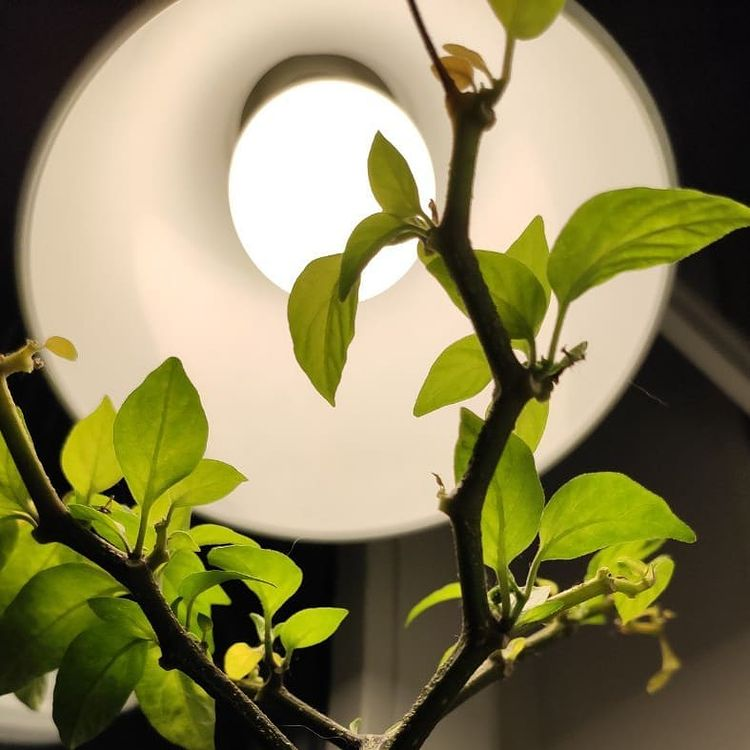
#> input picture images/image.jpg, 750 x 750 px, found by its file name
$ python filter_with_filename.py
#> lines starting #> are read from the running program, lines starting #| are printed output that depends on the picture
from PIL import Image
from numpy import array


def get_grayscale(x, y):
    """Рассчитать оттенок серого по полученным координатам
    :param x: x координата пикселя по оси абсцис
    :param y: y координата пикселя по оси ординат
    :return: оттенок серого

    >>> get_grayscale(0,0)
    4275
    >>> get_grayscale(1,0)
    4389
    >>> get_grayscale(25,25)
    5862
    >>> get_grayscale(540,540)
    10143
    """
    result = 0
    for step_x in range(x, min(x + width // mosaic_size, width)):
        for step_y in range(y, min(y + height // mosaic_size, height)):
            red = image_array[step_x][step_y][0]
            green = image_array[step_x][step_y][1]
            blue = image_array[step_x][step_y][2]
            result += (int(red) + int(green) + int(blue)) // 3
    return int(result // 100)


def append_grey_to_picture(x, y, greyscale):
    """Применить оттенок серого на картинке;
    :param x: текущий индекс по оси абсцисс
    :param y: текущий индекс по оси ординат
    :param greyscale: оттенок серого
    """
    for step_x in range(x, min(x + width // mosaic_size, width)):
        for step_y in range(y, min(y + height // mosaic_size, height)):
            image_array[step_x][step_y] = [int(greyscale // 50 * scale_step) * scale_step * 50] * 3


def create_grey_mosaic():
    """Превратить картинку в мозаику с серым фильтром"""
    i = 0
    while i < width - 1:
        j = 0
        while j < height - 1:
            append_grey_to_picture(i, j, get_grayscale(i, j))
            j = j + width // mosaic_size
        i = i + height // mosaic_size
    res = Image.fromarray(image_array)
    res.save(result_file)


source_file = "F:\\Прога\\filter-profiler\\images\\image.jpg"
result_file = "F:\\Прога\\filter-profiler\\images\\image_r.jpg"
image_array = array(Image.open(source_file))
#> image_array is the input picture: shape (750, 750, 3); mean R, G, B 136.4, 129.4, 87.9
width = len(image_array)
#> width = 750
height = len(image_array[1])
#> height = 750
mosaic_size = 10
scale_step = 1
create_grey_mosaic()
#> the loop in create_grey_mosaic, `while i < width - 1:` made 10 passes
#> i on passes 1 to 10: 75, 150, 225, 300, 375, 450, 525, 600, 675, 750
#> in create_grey_mosaic, `res = Image.fromarray(image_array)`:
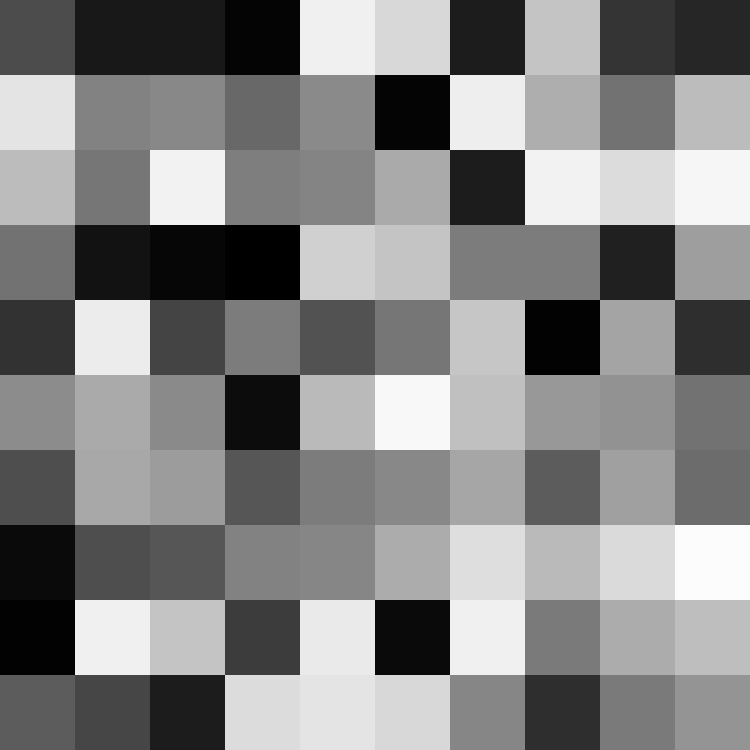
#> res: PIL image 750x750 RGB; min 0, max 252, mean 131.6


if __name__ == "__main__":
    import doctest
#> (the run stopped early here; a loop or call above may not have finished)
